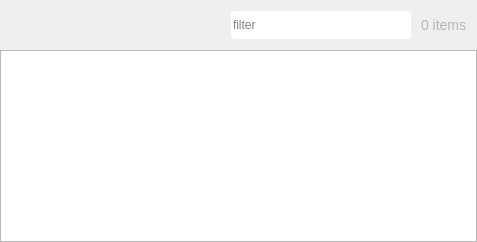
        <widget class="DiscoveredPage" name="discovered_page">
         <layout class="QVBoxLayout" name="verticalLayout">
          <property name="spacing">
           <number>0</number>
          </property>
          <property name="leftMargin">
           <number>0</number>
          </property>
          <property name="topMargin">
           <number>0</number>
          </property>
          <property name="rightMargin">
           <number>0</number>
          </property>
          <property name="bottomMargin">
           <number>0</number>
          </property>
          <item>
           <widget class="QWidget" name="widget_22" native="true">
            <property name="sizePolicy">
             <sizepolicy hsizetype="Preferred" vsizetype="Fixed">
              <horstretch>0</horstretch>
              <verstretch>0</verstretch>
             </sizepolicy>
            </property>
            <layout class="QHBoxLayout" name="horizontalLayout_35">
             <property name="spacing">
              <number>0</number>
             </property>
             <property name="leftMargin">
              <number>0</number>
             </property>
             <property name="topMargin">
              <number>0</number>
             </property>
             <property name="rightMargin">
              <number>0</number>
             </property>
             <property name="bottomMargin">
              <number>0</number>
             </property>
             <item>
              <widget class="QLabel" name="discovered_channels_header_label">
               <property name="sizePolicy">
                <sizepolicy hsizetype="Expanding" vsizetype="Fixed">
                 <horstretch>0</horstretch>
                 <verstretch>0</verstretch>
                </sizepolicy>
               </property>
               <property name="minimumSize">
                <size>
                 <width>0</width>
                 <height>50</height>
                </size>
               </property>
               <property name="maximumSize">
                <size>
                 <width>16777215</width>
                 <height>50</height>
                </size>
               </property>
               <property name="styleSheet">
                <string notr="true">color: #eee;
background-color: transparent;
font-size: 20px;
font-weight: bold;
margin: 10px;</string>
               </property>
               <property name="text">
                <string>Discovered channels</string>
               </property>
              </widget>
             </item>
             <item>
              <widget class="QLineEdit" name="discovered_channels_filter_input">
               <property name="minimumSize">
                <size>
                 <width>180</width>
                 <height>28</height>
                </size>
               </property>
               <property name="maximumSize">
                <size>
                 <width>180</width>
                 <height>28</height>
                </size>
               </property>
               <property name="styleSheet">
                <string notr="true">QLineEdit {
border-radius: 3px;
}
QLineEdit:focus, QLineEdit::hover {
background-color: #404040;
color: white;
}</string>
               </property>
               <property name="placeholderText">
                <string>filter</string>
               </property>
              </widget>
             </item>
             <item>
              <spacer name="horizontalSpacer_59">
               <property name="orientation">
                <enum>Qt::Horizontal</enum>
               </property>
               <property name="sizeType">
                <enum>QSizePolicy::Fixed</enum>
               </property>
               <property name="sizeHint" stdset="0">
                <size>
                 <width>10</width>
                 <height>20</height>
                </size>
               </property>
              </spacer>
             </item>
             <item>
              <widget class="QLabel" name="num_discovered_channels_label">
               <property name="sizePolicy">
                <sizepolicy hsizetype="Minimum" vsizetype="Preferred">
                 <horstretch>0</horstretch>
                 <verstretch>0</verstretch>
                </sizepolicy>
               </property>
               <property name="styleSheet">
                <string notr="true">font-size: 14px;
color: #B5B5B5;</string>
               </property>
               <property name="text">
                <string>0 items</string>
               </property>
              </widget>
             </item>
             <item>
              <spacer name="horizontalSpacer_62">
               <property name="orientation">
                <enum>Qt::Horizontal</enum>
               </property>
               <property name="sizeType">
                <enum>QSizePolicy::Fixed</enum>
               </property>
               <property name="sizeHint" stdset="0">
                <size>
                 <width>10</width>
                 <height>20</height>
                </size>
               </property>
              </spacer>
             </item>
            </layout>
           </widget>
          </item>
          <item>
           <widget class="ChannelsTableView" name="discovered_channels_list">
            <property name="horizontalScrollBarPolicy">
             <enum>Qt::ScrollBarAlwaysOff</enum>
            </property>
            <property name="alternatingRowColors">
             <bool>false</bool>
            </property>
            <property name="selectionBehavior">
             <enum>QAbstractItemView::SelectRows</enum>
            </property>
            <property name="showGrid">
             <bool>false</bool>
            </property>
            <property name="sortingEnabled">
             <bool>true</bool>
            </property>
            <property name="cornerButtonEnabled">
             <bool>false</bool>
            </property>
            <attribute name="horizontalHeaderCascadingSectionResizes">
             <bool>false</bool>
            </attribute>
            <attribute name="horizontalHeaderHighlightSections">
             <bool>false</bool>
            </attribute>
            <attribute name="horizontalHeaderStretchLastSection">
             <bool>false</bool>
            </attribute>
            <attribute name="verticalHeaderVisible">
             <bool>false</bool>
            </attribute>
           </widget>
          </item>
         </layout>
        </widget>
